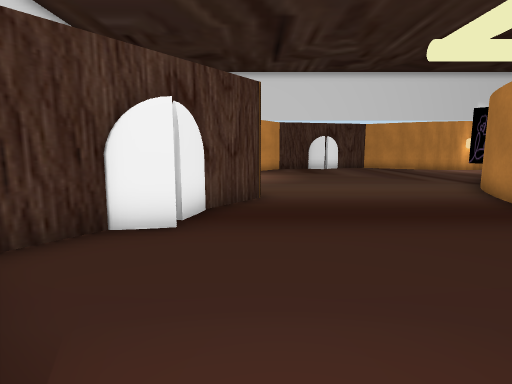
[1] (above)

21 first-person views from a walk through a 3-D level made in the Unity game engine. The camera is 1.2 m above the floor, tilts 8° down and sees 80° across. Doors are open. The floor is counted in squares, 1 m on a side. Each view is taken from the middle of a square. On the plan, view 1 faces up. The plan holds only what a view shows up to about 13 squares ahead; the rest is blank. The place goes on beyond the plan. The player is left out.

[2]
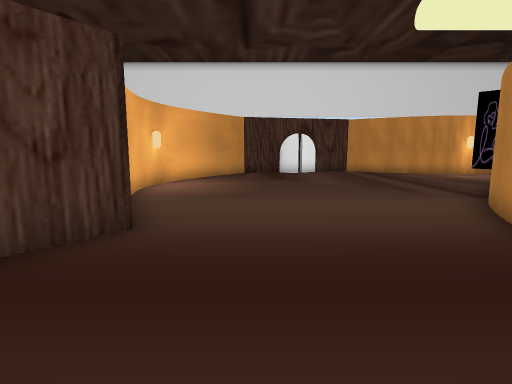

[3]
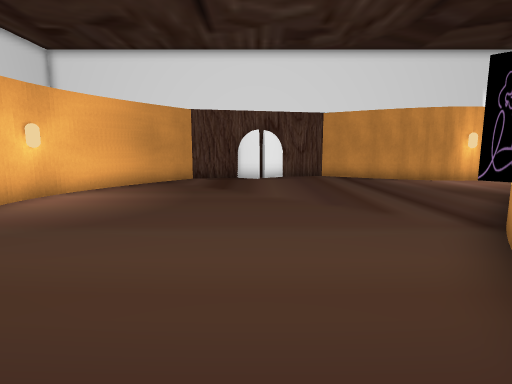

[4]
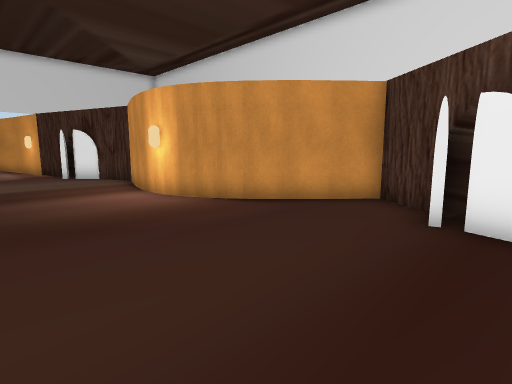

[5]
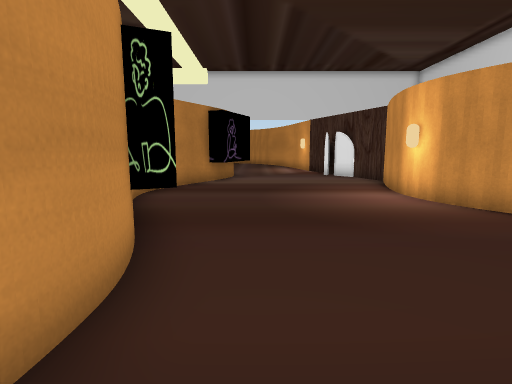

[6]
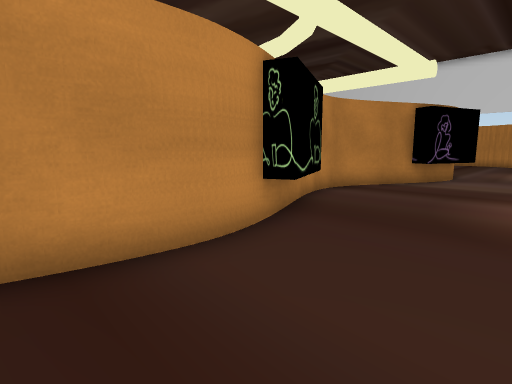

[7]
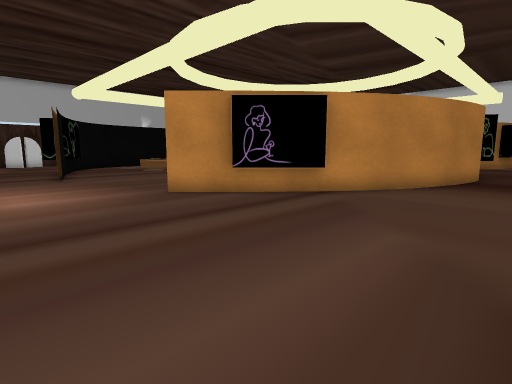

[8]
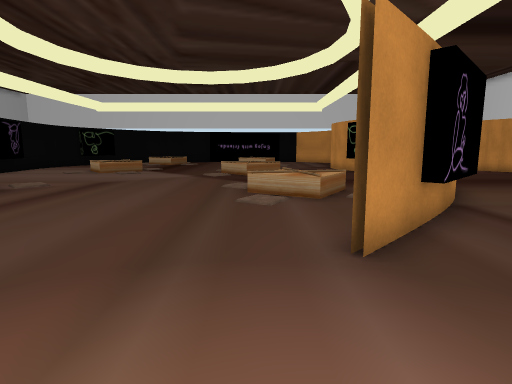

[9]
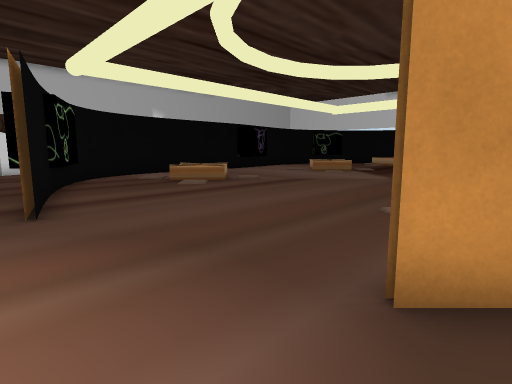

[10]
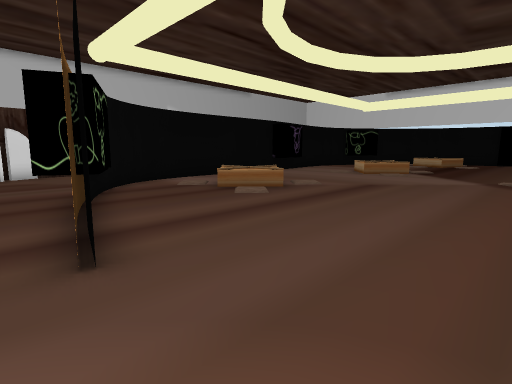

[11]
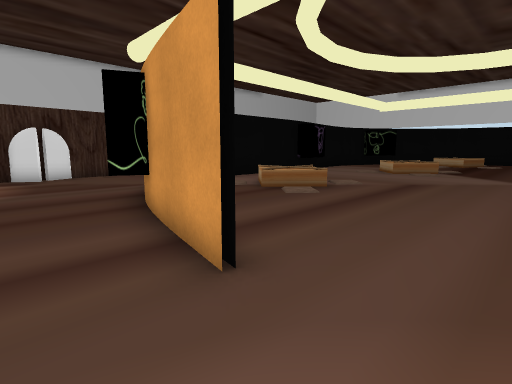

[12]
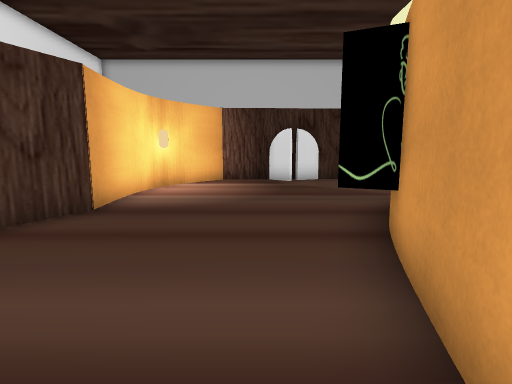

[13]
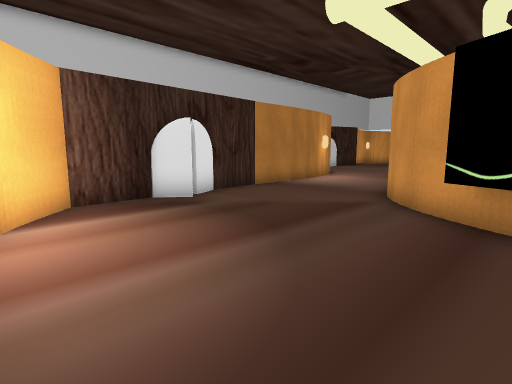

[14]
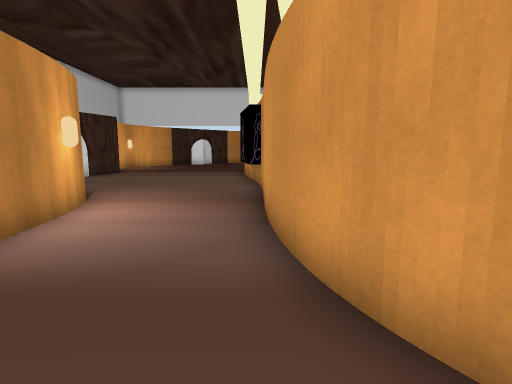

[15]
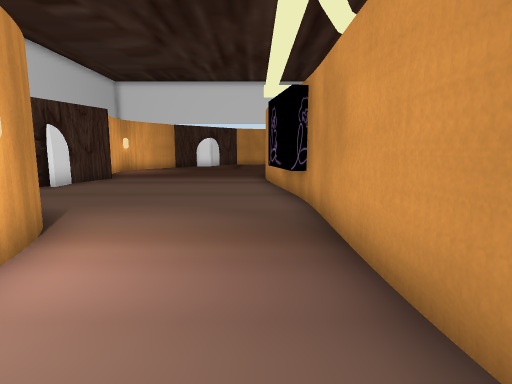

[16]
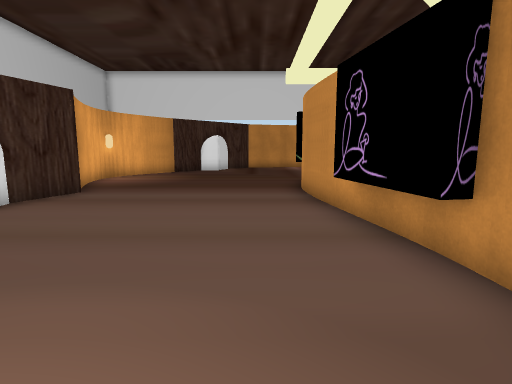

[17]
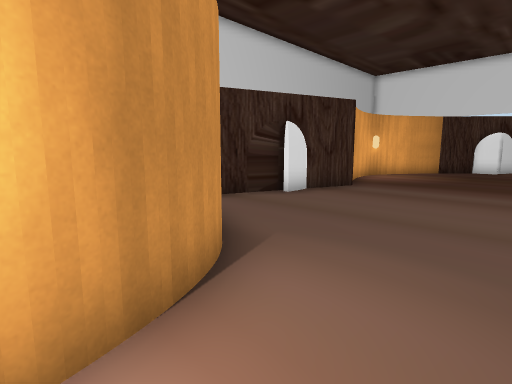

[18]
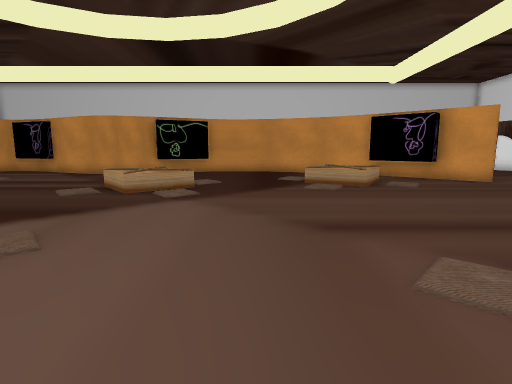

[19]
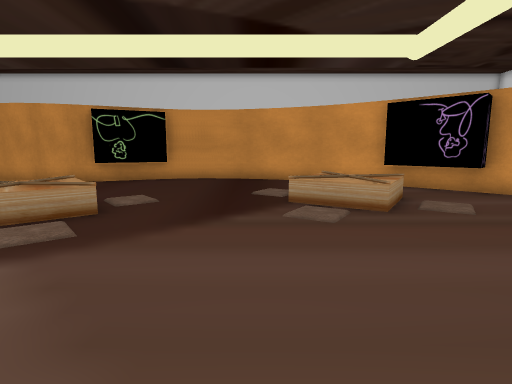

[20]
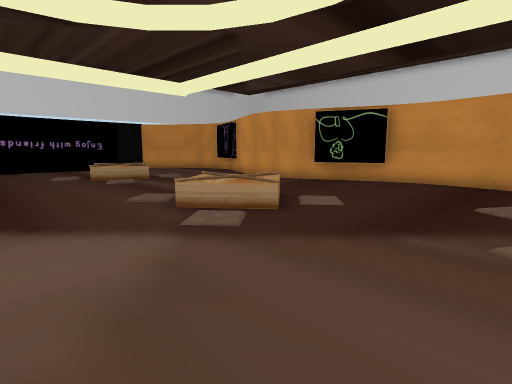

[21]
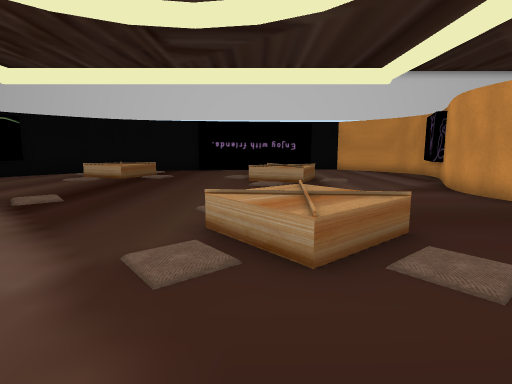

### Floor plan
Key: @ floor where view 1 was taken; # wall or solid block; . main floor; : floor 0.5 m higher than the main floor; / step, stairs or slope; D open door; O other object.
Columns run from 3 left of view 1 to 33 right of it. Each row starts with its distance up from view 1.
 19     #####..###        ...######
 18    ##........####    .........##
 17    #...........................#
 16   ##...........................#
 15   #.................###O.......#
 14  ##...................#OOO.....#
 13  #...........##.........O##....##
 12  #..........OO............##....#
 11  ##........OO..............#....#
 10    .......#O.//............##...#
  9    ......## .//O....../  /..#...#
  8    #.....#  .  //.....O/    #...#
  7   ##.....#....O.........O   #...#
  6   #.....##...............   #...##
  5 ###.....#.................  #....#
  4 #.......#.................  #.....
  3 #.......#...............   O#.......
  2 ##......OO....O://..../    OO.......#
  1  ##......OO..//:/..../      O......DD
  0   #@.....OO....O......      #.......#
 -1   ##......#............     #......##
 -2    #......#.............    #......#
 -3    #......#..............   #......##
 -4   ##.....##..............   #.......#
 -5   #......#....//..........   .......#
 -6   #.....OO..../ /..........OO.......#
 -7   ##... OO....O /.....  ...OO.......#

Where each view was taken, in squares from view 1:
view 1: 0 up, 0 right, facing up
view 2: 3 up, 2 right, facing up
view 3: 6 up, 4 right, facing up
view 4: 6 up, 4 right, facing down-left
view 5: 6 up, 4 right, facing down
view 6: 6 up, 2 right, facing down-right
view 7: 18 up, 3 right, facing down-right
view 8: 17 up, 12 right, facing down
view 9: 16 up, 10 right, facing down-right
view 10: 16 up, 13 right, facing down-right
view 11: 17 up, 14 right, facing down-right
view 12: 16 up, 16 right, facing right
view 13: 19 up, 21 right, facing down-right
view 14: 13 up, 25 right, facing down
view 15: 10 up, 26 right, facing down
view 16: 6 up, 27 right, facing down
view 17: 7 up, 27 right, facing down-right
view 18: 5 up, 22 right, facing left
view 19: 6 up, 18 right, facing left
view 20: 7 up, 17 right, facing down-left
view 21: 6 up, 13 right, facing down
